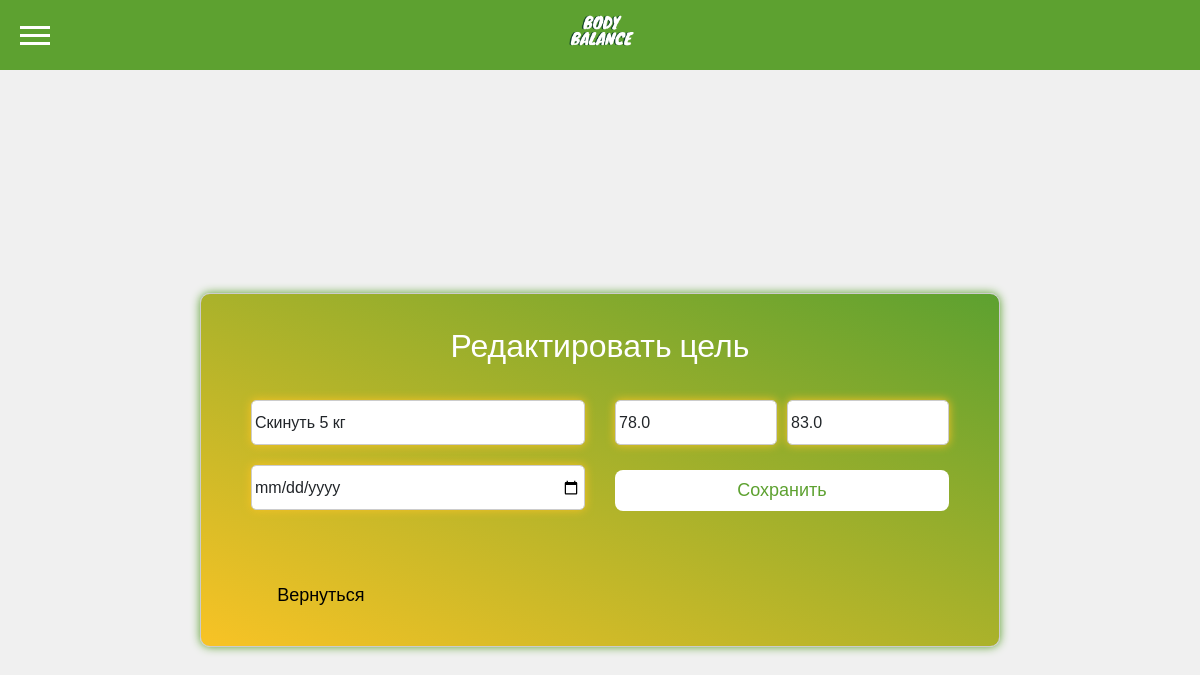
Page /progress/goal/edit/8/ (signed in) on the committed database.
### Progress/models.py (models this page shows, shortened)
class Goal(models.Model):
    status_choices = [
        ('New', 'Новая'),
        ('In_work', 'В процессе'),
        ('Done', 'Завершена'),
        ('Failed', 'Провалена'),
    ]
    user = models.ForeignKey(User, on_delete=models.CASCADE, related_name='goals')
    description = models.CharField(max_length=255) #описание
    start_weight = models.FloatField(default=50) #начальный вес
    current_weight = models.FloatField(default=50) #текущий вес
    updated_at = models.DateTimeField(default=timezone.now) #время последнего изменения
    target_weight = models.FloatField(default=50) #желаемый вес
    start_date = models.DateField() #дата постановки цели
    end_date = models.DateField() #желаемая дата достижения цели
    status = models.CharField(max_length=20, choices=status_choices, default='New')
    points = models.PositiveIntegerField(default=0)  # Количество баллов за выполнение цели
    history = HistoricalRecords()  # Добавляем историю изменений

### Progress/views.py (the view)
# urls.py: path('goal/edit/<int:pk>/', views.edit_goal, name='edit_goal'),
@login_required
def edit_goal(request, pk):
    goal = get_object_or_404(Goal, pk=pk)
    if request.method == 'POST':
        form = UpdateGoalForm(request.POST, instance=goal)
        if form.is_valid():
            form.save()
            return redirect('index-progress')
    else:
        form = UpdateGoalForm(instance=goal)
    return render(request, 'progress/edit_goal.html', {'form': form})

### Progress/forms.py
class UpdateGoalForm(forms.ModelForm):
    class Meta:
        model = Goal
        fields = ['description', 'current_weight', 'target_weight', 'end_date',]
        widgets = {
            'description': forms.TextInput(attrs={'class': 'form-control', 'placeholder': 'Цель'}),
            'current_weight': forms.NumberInput(attrs={'class': 'form-control', 'placeholder': 'Текущий вес'}),
            'target_weight': forms.NumberInput(attrs={'class': 'form-control', 'placeholder': 'Желаемый вес'}),
            'end_date': forms.DateInput(attrs={'class': 'form-control', 'type': 'date'}),
        }

### Progress/templates/progress/edit_goal.html (shortened to what this page needs)
{% extends "main/base.html" %}
{% load static %}
{% block content %}
  <link href="https://cdn.jsdelivr.net/npm/bootstrap@5.0.2/dist/css/bootstrap.min.css" rel="stylesheet">
  <link rel="stylesheet" href="{% static 'main/css/styles.css' %}" type="text/css" media="all">
  <link rel="stylesheet" href="{% static 'progress/css/forms.css' %}" type="text/css" media="all">
  <link rel="stylesheet" href="{% static 'progress/css/goal.css' %}" type="text/css" media="all">
  <body>
      <div class="page-wrapper">
          <div class="container-log">
                      <form method="post" class="edit-form">
                          <div class="text-wrapper">
                              <h2>Редактировать цель</h2>
                          </div>
                          <div class="field-container">
                              <div class="first-container">
                                  <div class="first-first-container">
                                    {{ form.description }}
                                  </div>
                                  <div class="first-second-container">
                                    {{ form.end_date }}
                                  </div>
                              </div>
                              <div class="second-container">
                                  <div class="second-first-container">
                                    {{ form.current_weight }}
                                    {{ form.target_weight }}
                                  </div>
                                  <div class="button-wrapper"><button type="submit">Сохранить</button></div>
                              </div>
                          </div>
                          <a class="btn btn-light" href="{% url 'index-progress' %}">Вернуться</a>
                      </form>
          </div>
      </div>
  </body>
{% endblock %}

### Main/static/main/css/forms.css (style rules this page uses)
body { background-color: #f0f0f0; overflow-x: hidden; }
h2 { font-family: 'Oswald', sans-serif; font-size: 30px; }
.container-log { max-width: 500px; margin: 0 auto; padding: 20px; border: 1px solid #ccc; border-radius: 10px; background-color: #f9f9f9; }
form { background-color: #f6f6f6; margin-right: 60%; font-family: Arial, sans-serif; }
form input[type="text"] { width: 100%; height: 45px; padding: 3px; margin-bottom: 30px; border: 1px solid #ccc; border-radius: 8px; box-sizing: border-box; font-size: 16px; box-shadow: 0 0 10px #f8c325; }
form input[type="date"] { width: 100%; height: 45px; padding: 3px; margin-bottom: 30px; border: 1px solid #ccc; border-radius: 8px; box-sizing: border-box; font-size: 16px; box-shadow: 0 0 10px #f8c325; }
.form-control { width: 100%; height: 45px; padding: 3px; margin-bottom: 30px; border: 1px solid #ccc; border-radius: 8px; box-sizing: border-box; font-size: 16px; box-shadow: 0 0 10px #f8c325; }
.text-wrapper { display: flex; justify-content: center; margin-bottom: 30px; }
.button-wrapper { display: flex; justify-content: center; }
form button[type="submit"] { width: 50%; height: 100%; background-color: #f8c325; color: white; font-size: large; padding-left: 50px; padding-top: 7px; padding-bottom: 0px; padding-right: 100px; padding: 7px 25px; margin-top: 30px; border: none; border-radius: 15px; cursor: pointer; transition: background-color 0.3s ease; }

### Main/static/main/css/index.css (style rules this page uses)
html, body { margin: 0; font-family: Arial, sans-serif; background-color: white; margin: 0; padding: 0; overflow-x: hidden; }
a { color: #333; color: #333; text-decoration: none; }

### Main/static/main/css/styles.css (style rules this page uses)
body { background-color: #f6f6f6; font-family: Arial, sans-serif; }

### Progress/static/progress/css/forms.css (style rules this page uses)
body { background-color: #f0f0f0; overflow-x: hidden; }
.container-log { max-width: 500px; margin: 0 auto; padding: 20px; border: 1px solid #ccc; border-radius: 10px; background-color: #f9f9f9; }
form { background-color: #f6f6f6; margin-right: 0px; }
form input[type="text"] { width: 100%; height: 45px; padding: 3px; margin-bottom: 30px; border: 1px solid #ccc; border-radius: 8px; box-sizing: border-box; font-size: 16px; box-shadow: 0 0 10px #f8c325; }
form input[type="date"] { width: 100%; height: 45px; padding: 3px; margin-bottom: 30px; border: 1px solid #ccc; border-radius: 8px; box-sizing: border-box; font-size: 16px; box-shadow: 0 0 10px #f8c325; }
.form-control { width: 100%; height: 45px; padding: 3px; margin-bottom: 30px; border: 1px solid #ccc; border-radius: 8px; box-sizing: border-box; font-size: 16px; box-shadow: 0 0 10px #f8c325; }
.text-wrapper { display: flex; justify-content: center; margin-bottom: 30px; }
.button-wrapper { display: flex; justify-content: center; }
form button[type="submit"] { width: 50%; height: 100%; background-color: #f8c325; color: white; font-size: large; padding-left: 50px; padding-top: 7px; padding-bottom: 0px; padding-right: 100px; padding: 7px 25px; margin-top: 30px; border: none; border-radius: 8px; cursor: pointer; transition: background-color 0.3s ease; }

### rows in the picture
Goal: description "Скинуть 5 кг", current_weight "78.0", target_weight "83.0"
